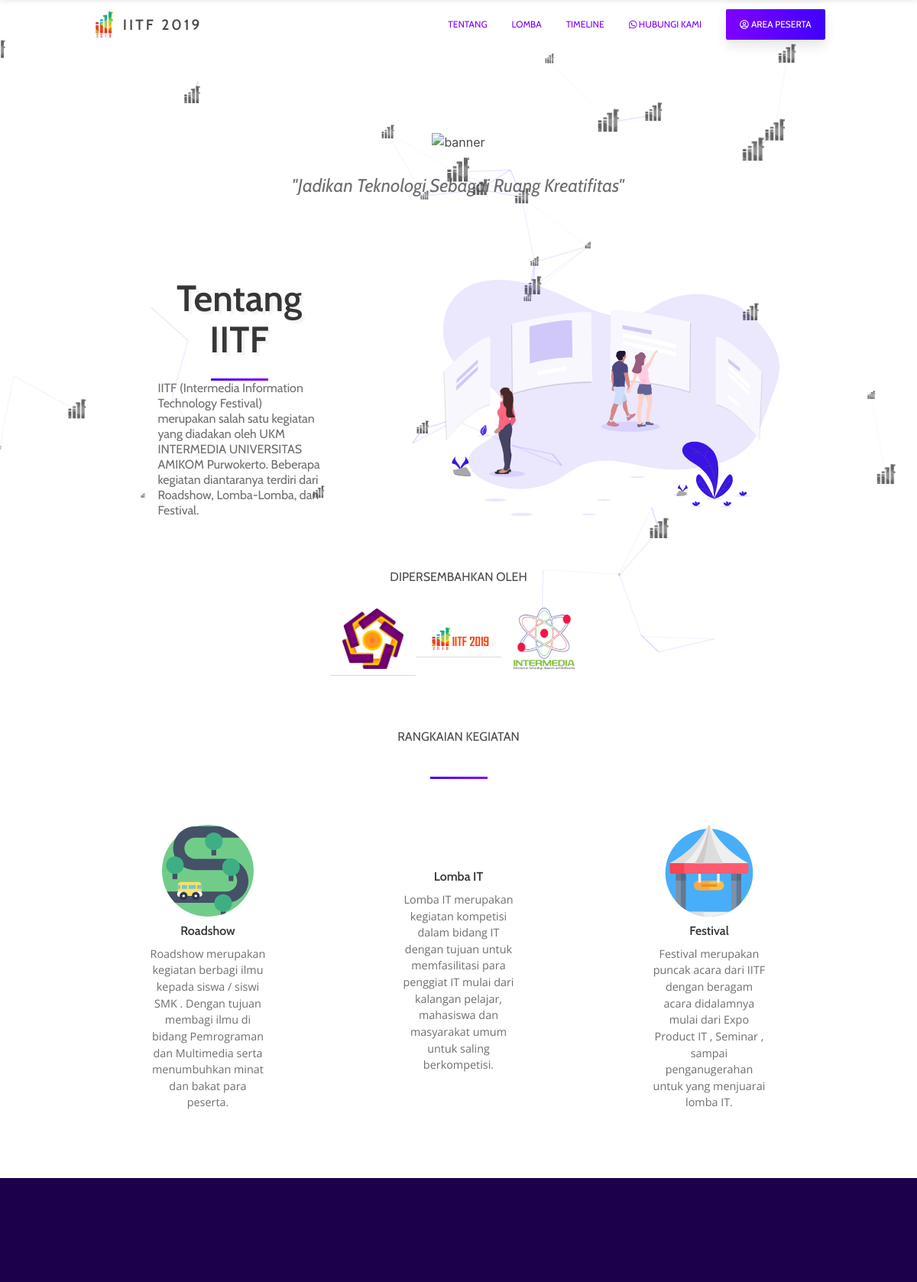
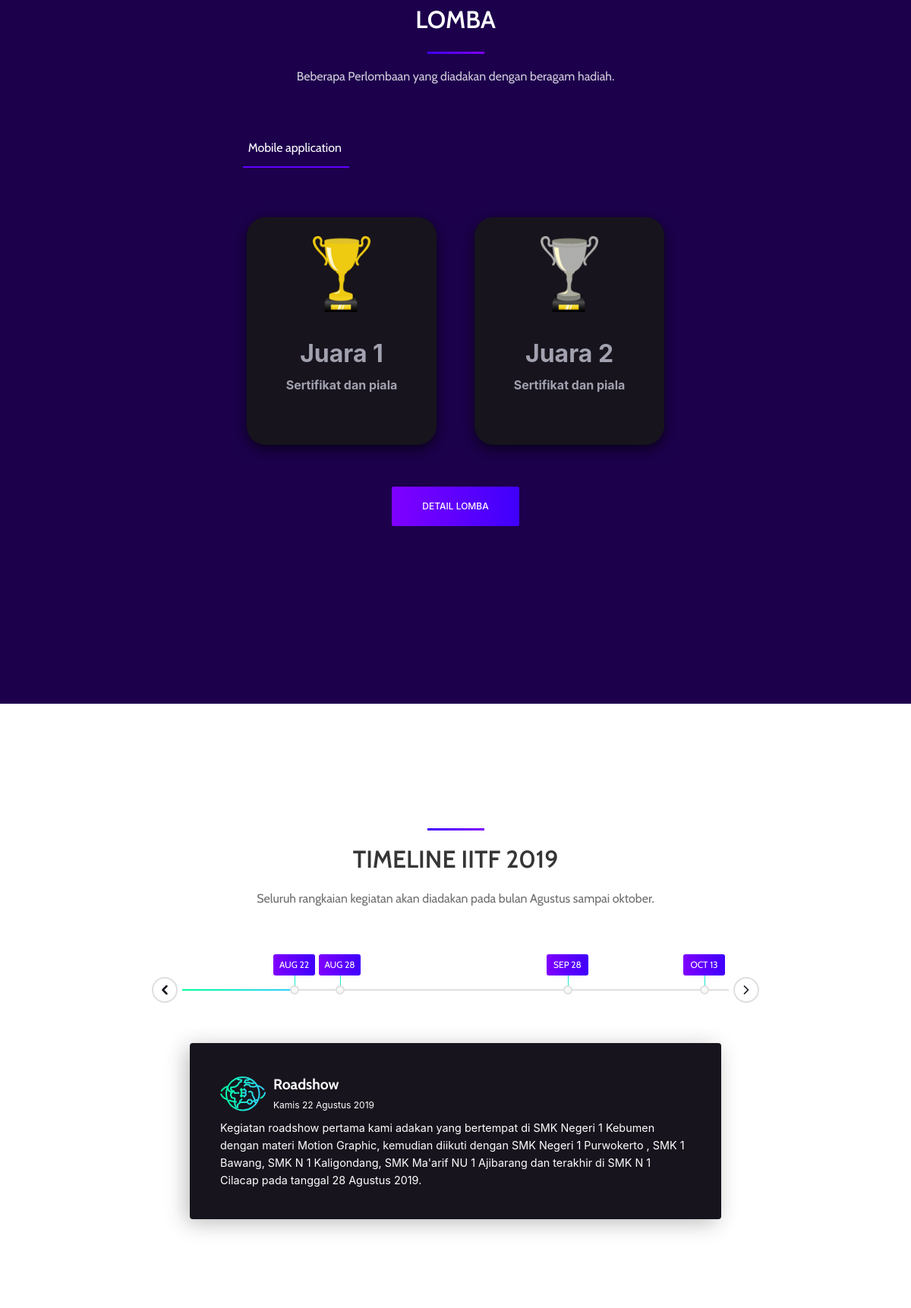
The page / (upper part) on the database its author committed (2 pictures, top to bottom).
### tables this page shows
CREATE TABLE `tb_lomba` (
  `id` varchar(20) NOT NULL,
  `id_kategori` int(11) NOT NULL,
  `nama` varchar(50) NOT NULL,
  `deskripsi` text NOT NULL,
  `guide_book` varchar(50) NOT NULL,
  `harga` float NOT NULL,
  `tema` varchar(50) NOT NULL
);

CREATE TABLE `tb_juara` (
  `id_lomba` varchar(20) NOT NULL,
  `nama` varchar(30) NOT NULL,
  `nominal` float NOT NULL
);

### application/controllers/App_view.php (called while the page is built, shortened)
<?php
class App_view extends CI_Controller{
    public function __construct()
    {
        $this->load->model('DataModel');
        $this->load->library('bcrypt');
    }
    public function index()
    {
        $payload['judul'] = "HOME";
        $payload['email'] = ($this->session->userdata('email') == "" ? "" : "LANJUTKAN DAFTAR: " . $this->session->userdata('email'));
        $payload['page'] = "home";
        $lomba = $this->DataModel->getData('tb_lomba')->result_array();
        $i=0;
        foreach($lomba as $key => $val){
            $lomba[$i]['juara'] = $this->DataModel->getWhere('id_lomba',$val['id']);
            $lomba[$i]['juara'] = $this->DataModel->getData('tb_juara')->result_array();
            $i++;
        }
        $data = array(
            "lomba" => $lomba,
            "judul" => $payload['judul'],
            "email" => $payload['email'],
            "page" => $payload['page'],
        );
        $this->load->view('component/header',$data);
        $this->load->view('src/iitf_index',$data);
        $this->load->view('component/footer');
        $this->load->view('component/ground');
    }
}

### index.php (called while the page is built, shortened)
<?php
require_once BASEPATH.'core/CodeIgniter.php';

### application/models/DataModel.php (called while the page is built, shortened)
<?php
class DataModel extends CI_Model
{
    function getWhere($col, $kon)
    {
        $query = $this->db->where($col, $kon);
        return $query;
    }
    function getData($table)
    {
        $query = $this->db->get($table);
        return $query;
    }
}

### application/views/src/iitf_index.php (the view, shortened to what this page needs)
<div class="dark-wrapper">
    <section class="hero is-fullheight my-header2">
        <div class="hero-head">
        </div>
        <div id="particles-js2"></div>
        <div class="hero-body has-text-centered ">
            <div class="container">
                <div class="column is-6 is-offset-3">
                    <div class="roadmap-image">
                        <img style="width:80%;  margin-top: 50px;" src="<?= base_url() ?>assets/app/images/logo/iitf_new.png" alt="banner">
                    </div>
                    <h2 class="subtitle is-4  is-thin" style="margin-top: 30px;font-style: oblique">
                         "Jadikan Teknologi Sebagai Ruang Kreatifitas"
                    </h2>
                </div>
            </div>
        </div>
        <div class="hero-body" id="about">
            <div class="container">
                <div class="columns is-vcentered">
                    <div class="column is-5 landing-caption">
                        <h2 class="title is-1  is-semibold is-spaced main-title">Tentang IITF</h2>
                        <div class="divider"></div>
                        <h3 class="subtitle is-7 is-thin" style="font-size:1rem;">
                        IITF  (Intermedia  Information  Technology  Festival) merupakan salah  satu  kegiatan yang diadakan oleh UKM INTERMEDIA UNIVERSITAS AMIKOM Purwokerto. Beberapa kegiatan diantaranya  terdiri  dari  Roadshow, Lomba-Lomba, dan Festival.
                        </h3>
                    </div>
                    <div class="column is-7">
                        <figure class="image">
                            <img style="width:80%; margin-left:50px;" src="assets/app/images/bg/about.svg" alt="About iitf">
                        </figure>
                    </div>
                </div>
            </div>
        </div>
        <div class="hero-foot">
            <div class="container">
                <div class="has-text-centered">
                    <div class="buy-title is-centered" style="color:black !important;">Dipersembahkan oleh</div>
                </div>
                <div class="tabs is-centered">
                    <ul>
                        <li><a href="http://amikompurwokerto.ac.id" target="_blank"><img style="width:80px; height:10%;" class="hero-logo" src="assets/app/images/logo/logo_amikom.png" alt="AMIKOM Purwokerto"></a></li>
                        <li><a href="#"><img style="width:80px; height:10%;" class="hero-logo" src="assets/app/images/logo/banner.png" alt="IITF 2019"></a></li>
                        <li><a href="https://intermediaamikom.org" target="_blank"><img style="width:80px; height:10%;" class="hero-logo" src="assets/app/images/logo/intermedia.png" alt="INTERMEDIA"></a></li>
                    </ul>
                </div>
            </div>
        </div>
    </section>
    <section id="start" class="section is-transparent is-relative">
        <div class="container">
            <div class="has-text-centered">
                <div class="buy-title" style="color: black !important;">RANGKAIAN KEGIATAN</div>
                <div class="divider is-centered"></div>
            </div>
            <div class="content-wrapper is-medium">
                <div class="columns is-vcentered">
                    <div class="column is-4">
                            <div class="feature">
                                <img src="assets/app/images/rangkaian-kegiatan/roadshow.svg" alt="" data-aos="fade-up" data-aos-delay="100" data-aos-offset="200" data-aos-easing="ease-out-quart">
                                <h4 class="title is-6 is-tight ">Roadshow</h4>
                                <p>Roadshow merupakan  kegiatan berbagi ilmu kepada siswa / siswi  SMK .  Dengan  tujuan  membagi  ilmu  di  bidang  Pemrograman  dan  Multimedia  serta menumbuhkan minat dan bakat para peserta.</p>
                            </div>
                    </div>
                    <div class="column is-4">
                            <div class="feature">
                                <h4 class="title is-6 is-tight ">Lomba IT</h4>
                                <p>Lomba IT merupakan kegiatan kompetisi dalam bidang IT dengan tujuan untuk memfasilitasi para penggiat IT mulai dari kalangan pelajar, mahasiswa dan masyarakat umum untuk saling berkompetisi.</p>
                            </div>
                    </div>
                    <div class="column is-4">
                            <div class="feature">
                                <img src="assets/app/images/rangkaian-kegiatan/festival.svg" alt="" data-aos="fade-up" data-aos-delay="500" data-aos-offset="200" data-aos-easing="ease-out-quart">
                                <h4 class="title is-6 is-tight ">Festival</h4>
                                <p>Festival merupakan puncak acara dari IITF dengan beragam acara didalamnya mulai dari Expo Product IT , Seminar , sampai penganugerahan untuk yang menjuarai lomba IT.</p>
                            </div>
                    </div>
                </div>
            </div>
        </div>
    </section>
    <section class="section is-medium is-end" id="reward">
        <div class="container">
            <h2 class="title is-light is-semibold has-text-centered is-spaced">LOMBA</h2>
            <div class="divider is-centered"></div>
            <h4 class="subtitle is-6 is-light has-text-centered is-compact">Beberapa Perlombaan yang diadakan dengan beragam hadiah.</h4>
            <div class="content-wrapper is-large">
                <div class="flying-wrapper">
                    <div class="flying-tabs-container">
                        <div class="flying-tabs">
                            <?php
                            $i = 1;
                            foreach ($lomba as $key => $val) { ?>
                            <div class="flying-child tab-<?= $i ?> <?php if ($i == 1) {
                                                                            echo "is-active";
                                                                        } ?>" data-tab="tab-<?= $i ?>"><a href="javascript:void(0);"><?= $val['nama'] ?></a></div>
                            <?php
                                $i++;
                            } ?>
                            <div class="slider"></div>
                        </div>
                    </div>
                    <div class="flying-tabs-content">
                        <?php
                        $j = 1;
                        foreach ($lomba as $key => $value) { ?>
                        <div id="tab-<?= $j ?>" class="tab-content <?php if ($j == 1) {
                                                                            echo "is-active";
                                                                        } ?>">
                            <div class="columns is-vcentered ">
                                <div class="column">
                                    <div class="container">
                                        <div class="hadiah-box animated preFadeInUp fadeInUp">
                                            <?php
                                                $a = 1;
                                                foreach ($value['juara'] as $keya => $val) { ?>
                                            <div class="box-hadiah box-hadiah--<?= $a ?>">
                                                <img class="hadiah-trophy" src="assets/app/images/hadiah/juara_<?= $a ?>.png" alt="juara <?= $a ?>">
                                                <p class="juara"><?= $val['nama'] ?></p>
                                                <p class="sertif">Sertifikat dan piala</p>
                                            </div>
                                            <?php
                                                    $a++;
                                                } ?>
                                        </div>
                                        <div class="cta-wrapper has-text-centered animated preFadeInUp fadeInUp">
                                            <a href="<?= base_url() ?>detail?lomba=<?= $value['nama'] ?>" class="button k-button k-primary raised has-gradient is-fat is-bold">
                                                <span class="text">Detail Lomba</span>
                                                <span class="front-gradient"></span>
                                            </a>
                                        </div>
                                    </div>
                                </div>
                            </div>
                        </div>
                        <?php
                            $j++;
                        } ?>
                    </div>
                </div>
            </div>
        </div>
    </section>
    <section class="section is-medium is-light" id="timeline">
        <div class="container">
            <div class="divider is-centered"></div>
            <h2 class="title is-dark is-semibold has-text-centered is-spaced">TIMELINE IITF 2019</h2>
            <h4 class="subtitle is-6 is-dark has-text-centered is-compact">Seluruh rangkaian kegiatan akan diadakan pada bulan Agustus sampai oktober.</h4>
            <div class="content-wrapper">
                <div class="krypton-timeline">
                    <div class="timeline">
                        <div class="events-wrapper">
                            <div class="events">
                                <ol>
                                    <li>
                                        <a href="#0" data-date="22/08/2019">
                                            <span>AUG</span>
                                            <span>22</span>
                                        </a>
                                    </li>
                                    <li>
                                        <a href="#0" data-date="28/08/2019">
                                            <span>AUG</span>
                                            <span>28</span>
                                        </a>
                                    </li>
                                    <li>
                                        <a href="#0" data-date="28/09/2019">
                                            <span>SEP</span>
                                            <span>28</span>
                                        </a>
                                    </li>
                                    <li>
                                        <a href="#0" data-date="13/10/2019">
                                            <span>OCT</span>
                                            <span>13</span>
                                        </a>
                                    </li>
                                </ol>
                                <span class="filling-line" aria-hidden="true"></span>
                            </div>
                        </div>
                        <ul class="timeline-navigation">
                            <li><a href="#0" class="prev inactive">Prev</a></li>
                            <li><a href="#0" class="next">Next</a></li>
                        </ul>
                    </div>
                    <div class="events-content">
                        <ol>
                            <li class="selected" data-date="22/08/2019">
                                <div class="inner-wrapper">
                                    <div class="title-wrapper">
                                        <img src="<?= base_url() ?>assets/app/images/icons/ico/platform-launch.svg" alt="">
                                        <div>
                                            <span class="event-title">Roadshow</span>
                                            <small>Kamis 22 Agustus 2019</small>
                                        </div>
                                    </div>
                                    <p>
                                        Kegiatan roadshow pertama kami adakan yang bertempat di SMK Negeri 1 Kebumen dengan materi Motion Graphic, kemudian diikuti dengan SMK Negeri 1 Purwokerto , SMK 1 Bawang, SMK N 1 Kaligondang, SMK Ma'arif NU 1 Ajibarang dan terakhir di SMK N 1 Cilacap pada tanggal 28 Agustus 2019.
                                    </p>
                                </div>
                            </li>
                        </ol>
                    </div>
                </div>
            </div>
        </div>
    </section>
</div>

### rows shown on the page
tb_lomba: nama "Mobile application"
tb_juara: shows a picture, nama "Juara 1"
tb_juara: shows a picture, nama "Juara 2"
